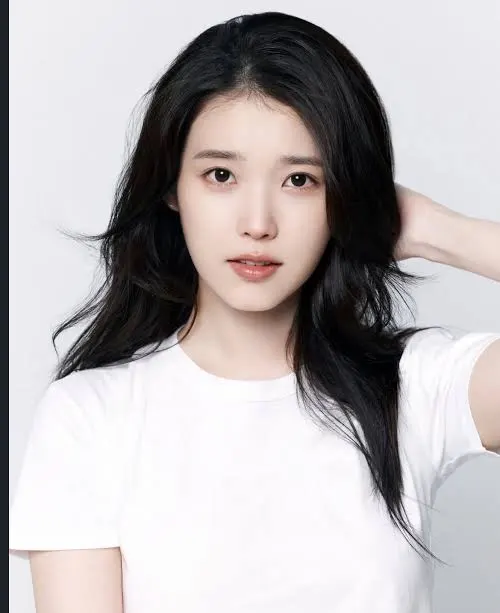
#> input picture ai/uploads/iu.jpg, 500 x 613 px
$ python -i app.py   (imports and definitions only)
#> lines starting #> are read from the running program, lines starting #| are printed output that depends on the picture
#> further down, picture is the input picture: PIL image 500x613 RGB; mean R, G, B 184.8, 179.9, 181
from __future__ import annotations

import csv
import math
from pathlib import Path

from flask import Flask, jsonify, request, send_from_directory
from PIL import Image, ImageFilter, ImageStat


BASE_DIR = Path(__file__).resolve().parent
DATA_FILE = BASE_DIR / "data" / "celebrities.csv"
PLACEHOLDER_IMAGE = "/assets/celebrities/placeholder.svg"
FEATURE_KEYS = ["brightness", "warmth", "saturation", "contrast", "clarity", "softness"]
GEOMETRY_KEYS = ["face_ratio", "eye_ratio", "nose_ratio", "mouth_ratio"]

# [1 line not run here, left out]


# [6 lines that did not run here, left out]


def load_celebrities() -> list[dict]:
    celebrities = []
    with DATA_FILE.open("r", encoding="utf-8-sig", newline="") as file:
        reader = csv.DictReader(file)
        for row in reader:
            features = [float(row[key]) for key in FEATURE_KEYS]
            geometry = [float(row[key]) for key in GEOMETRY_KEYS]
            celebrities.append(
                {
                    "name": row["name"],
                    "image": row.get("image") or PLACEHOLDER_IMAGE,
                    "tags": row.get("tags", ""),
                    "features": features,
                    "geometry": geometry,
                }
            )
    return celebrities


def extract_visual_features(image: Image.Image) -> list[float]:
    """Extract demo visual-style features, not biometric identity features."""
    image = image.copy()
    image.thumbnail((128, 128))

    pixels = list(image.getdata())
    total = len(pixels)
    if total == 0:
        raise ValueError("empty image")

    brightness_values = []
    warmth_values = []
    saturation_values = []

    for r, g, b in pixels:
        rn, gn, bn = r / 255, g / 255, b / 255
        max_c = max(rn, gn, bn)
        min_c = min(rn, gn, bn)
        brightness = 0.2126 * rn + 0.7152 * gn + 0.0722 * bn
        brightness_values.append(brightness)
        warmth_values.append((rn - bn + 1) / 2)
        saturation_values.append(0 if max_c == 0 else (max_c - min_c) / max_c)

    brightness = sum(brightness_values) / total
    warmth = sum(warmth_values) / total
    saturation = sum(saturation_values) / total
    contrast = min(1, sum(abs(value - brightness) for value in brightness_values) / total * 3)

    gray = image.convert("L")
    stat = ImageStat.Stat(gray)
    clarity = min(1, (stat.stddev[0] / 64) if stat.stddev else 0)
    softness = max(0, min(1, 1 - contrast * 0.7 + brightness * 0.2))

    return [brightness, warmth, saturation, contrast, clarity, softness]


def extract_geometry_features(image: Image.Image) -> list[float]:
    """Estimate face-shape and feature-ratio signals with lightweight image zones."""
    gray = image.convert("L").resize((160, 200))
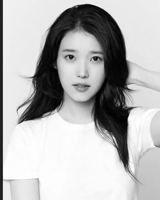
#> gray: PIL image 160x200 L; min 0, max 255, mean 181.5
    edges = gray.filter(ImageFilter.FIND_EDGES)
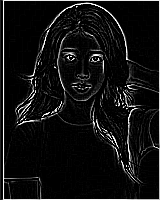
#> edges: PIL image 160x200 L; min 0, max 255, mean 18.2
    edge_pixels = list(edges.getdata())
#> edge_pixels = 32000 items
    gray_pixels = list(gray.getdata())
#> gray_pixels = 32000 items
    width, height = gray.size
#> width = 160; height = 200

    active = []
    threshold = max(18, ImageStat.Stat(edges).mean[0] * 1.25)
#> threshold = 22.8
    for y in range(height):
        for x in range(width):
            idx = y * width + x
            if edge_pixels[idx] > threshold and 30 < gray_pixels[idx] < 245:
                active.append((x, y))

    if active:
        xs = [point[0] for point in active]
        ys = [point[1] for point in active]
#> ys = 4191 values from 0 to 199
        box_width = max(xs) - min(xs) + 1
#> box_width = 160
        box_height = max(ys) - min(ys) + 1
#> box_height = 200
        face_ratio = box_width / max(box_height, 1)
#> face_ratio = 0.8
    else:
        face_ratio = width / height

    def zone_density(y1: float, y2: float, x1: float = 0.22, x2: float = 0.78) -> float:
#> called with y1 = 0.24, y2 = 0.43, x1 = 0.22, x2 = 0.78
        left, right = int(width * x1), int(width * x2)
#> left = 35; right = 124
        top, bottom = int(height * y1), int(height * y2)
#> top = 48; bottom = 86
        values = []
        for y in range(top, bottom):
            start = y * width + left
            values.extend(edge_pixels[start : y * width + right])
#> after the loop, values = 3382 values, max 255 at index 7, min 0 at index 0, mean 20.58
        if not values:
            return 0
        return min(1, (sum(values) / len(values)) / 80)

    eye_ratio = zone_density(0.24, 0.43)
#> eye_ratio = 0.257
    nose_ratio = zone_density(0.40, 0.62, 0.34, 0.66)
#> nose_ratio = 0.255
    mouth_ratio = zone_density(0.58, 0.78, 0.28, 0.72)
#> mouth_ratio = 0.143

    return [
        max(0, min(1, face_ratio)),
        max(0, min(1, eye_ratio)),
        max(0, min(1, nose_ratio)),
        max(0, min(1, mouth_ratio)),
    ]


# [60 lines left out: functions score_match, combined_score, build_reason, ratio_label, build_geometry_breakdown, not called in this run]


# [3 lines that did not run here, left out]


# [3 lines that did not run here, left out]


# [43 lines that did not run here, left out]


# [3 lines that did not run here, left out]


# [2 lines not run here, left out]

>>> from PIL import Image
>>> picture = Image.open('uploads/iu.jpg')
>>> result = extract_geometry_features(picture)
#> result = [0.8, 0.257, 0.255, 0.143]

$ run again, on ai/uploads/증명사진.JPG
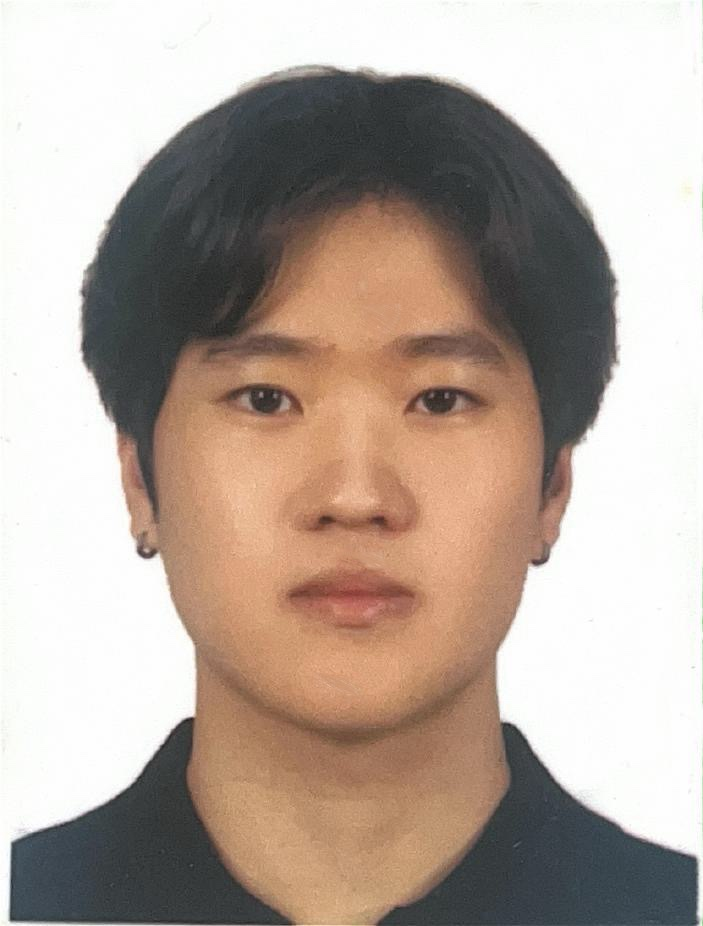
#> input picture ai/uploads/증명사진.JPG, 703 x 926 px
#> picture is the input picture: PIL image 703x926 RGB; mean R, G, B 181.7, 166.8, 156.6
#> in extract_geometry_features, `gray = image.convert("L").resize((160, 200))`:
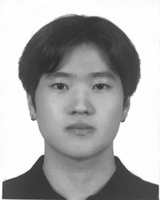
#> gray: PIL image 160x200 L; min 43, max 255, mean 170.1
#> in extract_geometry_features, `edges = gray.filter(ImageFilter.FIND_EDGES)`:
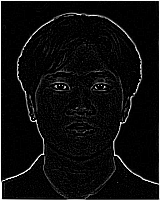
#> edges: PIL image 160x200 L; min 0, max 255, mean 14.1
#> edge_pixels = 32000 items
#> threshold = 18
#> after the loop in zone_density, `for y in range(top, bottom):`: values = 3382 values, max 255 at index 3317, min 0 at index 2, mean 10.39
#> eye_ratio = 0.13
#> nose_ratio = 0.17
#> mouth_ratio = 0.124
#> result = [0.85, 0.13, 0.17, 0.124]
